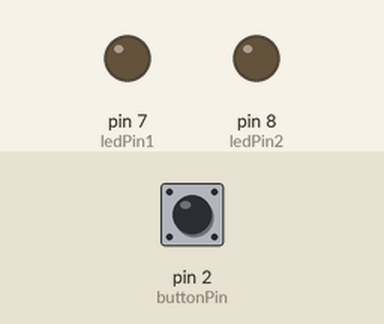
This sketch was run on a simulated Arduino Uno, built with avr-gcc and run on an emulated ATmega328P. Parts: output pins drawn as LEDs (lit = HIGH). Inputs (shaded band) come from the test bench; at power-on: pin 2 (buttonPin) HIGH. What the sketch prints to the serial monitor is not drawn.

Above: at 1.2 s.
1.3 s: pin 2 (buttonPin) pulled LOW for 0.15 s
At 1.38 s:
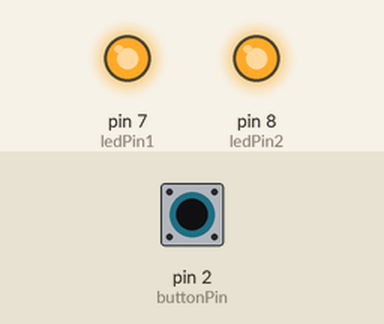
2.9 s: pin 2 (buttonPin) pulled LOW for 3.2 s
At 6.9 s:
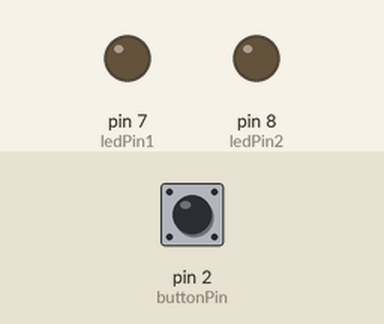
Timing chart, 0 to 8.4 s (numbered marks = the images above; inputs shaded):
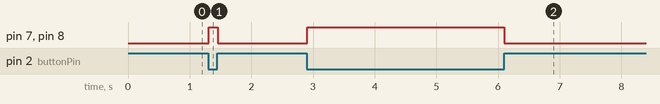

The sketch:

Workshop_Arduino.ino
```cpp
const int buttonPin = 2;
const int ledPin1 = 7;
const int ledPin2 = 8;


int buttonState = 0;

void setup() {

  Serial.begin(9600);
  pinMode(ledPin1,OUTPUT);
  pinMode(ledPin2,OUTPUT);
  pinMode(buttonPin,INPUT_PULLUP);

}

void loop() {
  buttonState = digitalRead(buttonPin);
  Serial.println(buttonState);

  //check the pushbutton
  if (buttonState == HIGH){
    ledOff();
  }
  else{
    ledOn();
  }

}

void ledOn(){
  digitalWrite(ledPin1,HIGH);
  digitalWrite(ledPin2,HIGH);
}
void ledOff(){
  digitalWrite(ledPin1,LOW);
  digitalWrite(ledPin2,LOW);
}
```

Measured:
- after the input at 1.3 s, pin 7 (ledPin1), pin 8 (ledPin2): LOW → HIGH at once, → LOW 0.15 s later
- after the input at 2.9 s, pin 7 (ledPin1), pin 8 (ledPin2): LOW → HIGH at once, → LOW 3.2 s later
